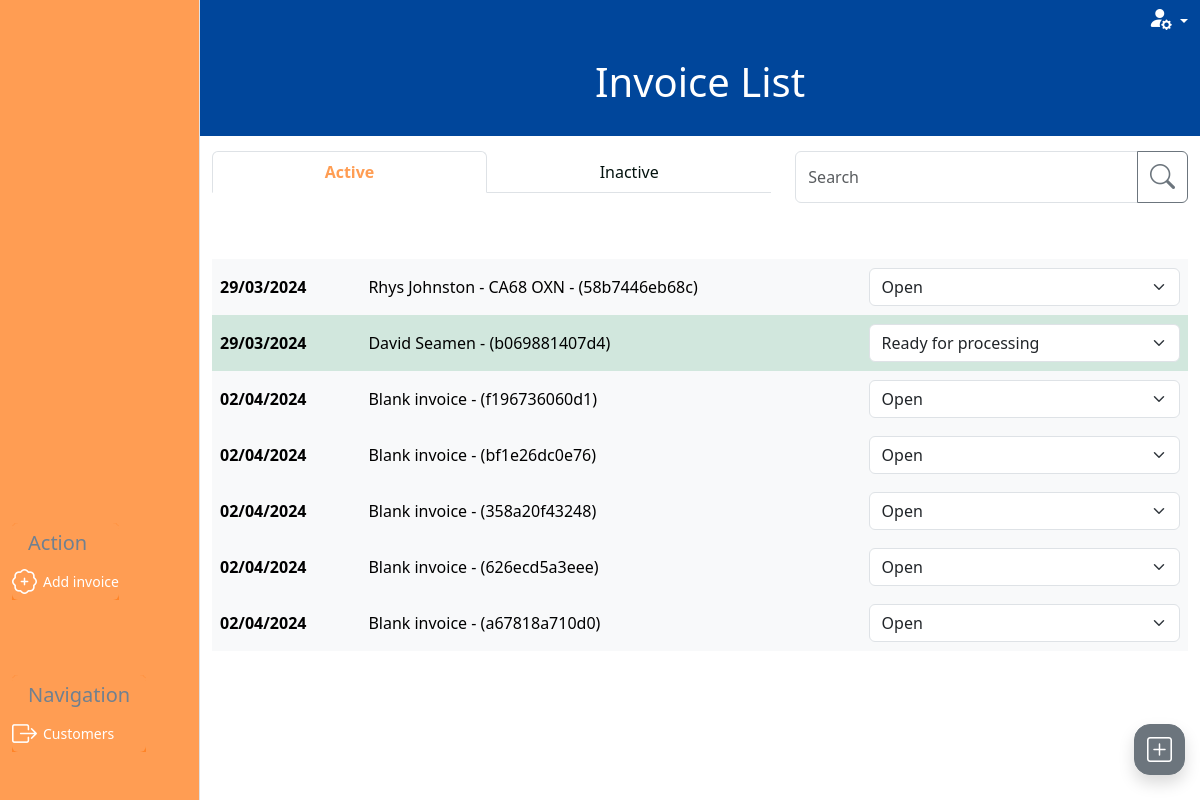
/invoices/invoice_list, run on an earlier commit of the app's database.
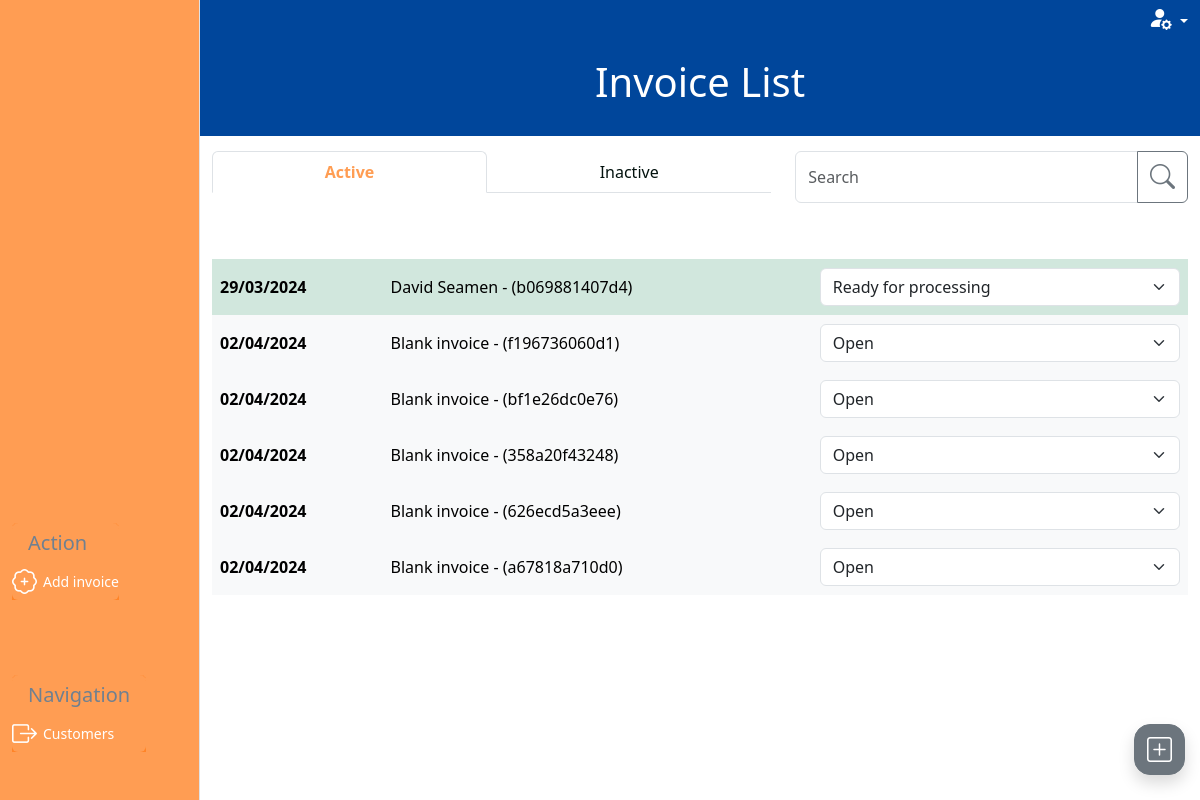
And on a later commit of the database.
### invoice/models.py (models this page shows, shortened)
class Invoice(models.Model):
    class InvoiceStatus(models.IntegerChoices):
        WORK_ON_HOLD = 1, 'Work on hold'
        OPEN = 2, 'Open'
        READY_FOR_PROCESSING = 3, 'Ready for processing'
        READY_FOR_VERIFICATION = 4, 'Ready for verification'
        SENT_TO_CUSTOMER = 5, 'Sent to customer'
        COMPLETE = 6, 'Complete'
    inv_number = models.CharField(
        max_length=10, null=True, editable=False)
    inv_integer = models.PositiveIntegerField(null=True, editable=False)
    customer = models.ForeignKey(
        Customer, on_delete=models.PROTECT, related_name='invoices',
        blank=True, null=True)
    vehicle = models.ForeignKey(
        Vehicle, on_delete=models.PROTECT, related_name='invoices',
        blank=True, null=True)
    date_in = models.DateTimeField(blank=True, null=True)
    mileage = models.PositiveIntegerField(blank=True, null=True)
    status = models.PositiveSmallIntegerField(
        choices=InvoiceStatus.choices, blank=True, null=True)
    active = models.BooleanField(default=True, blank=True, null=True)
    parts_total = models.PositiveIntegerField(blank=True, null=True)
    labour_total = models.PositiveIntegerField(blank=True, null=True)
    subtotal = models.PositiveIntegerField(blank=True, null=True)
    vat_total = models.PositiveIntegerField(blank=True, null=True)
    grand_total = models.PositiveIntegerField(blank=True, null=True)
    slug = models.SlugField(max_length=100, unique=True, blank=False, null=False)
    unique_id = models.CharField(null=True, blank=True, max_length=100)
    def __str__(self):
        if self.inv_integer:
            result = f'{self.customer} - {self.vehicle} - {self.inv_number}'
        elif self.customer and self.vehicle:
            result = f'{self.customer} - {self.vehicle} - ({self.unique_id})'
        elif self.customer or self.vehicle:
            result = f'{self.customer or self.vehicle} - ({self.unique_id})'
        else:
            result = f'Blank invoice - ({self.unique_id})'
        return result

### customer/models.py (models this page shows, shortened)
class Customer(models.Model):
    class CustomerType(models.IntegerChoices):
        TRADE = 1, 'Trade'
        PRIVATE = 2, 'Private'
    class PaymentTerms(models.IntegerChoices):
        PIA = 1, 'Payment in advance'
        NET_7 = 2, '7 days'
        NET_14 = 3, '14 days'
        NET_30 = 4, '30 days'
        NET_60 = 5, '60 days'
    name = models.CharField(max_length=20, blank=False, null=False)
    friendly_name = models.CharField(max_length=10, blank=True, null=True)
    type = models.PositiveSmallIntegerField(
        choices=CustomerType.choices, blank=True, null=True)
    address_line_1 = models.CharField(max_length=27, blank=True, null=True)
    address_line_2 = models.CharField(max_length=27, blank=True, null=True)
    city_region = models.CharField(max_length=27, blank=True, null=True)
    postcode = models.CharField(max_length=10, blank=True, null=True)
    contact_number_primary = models.CharField(max_length=20, blank=True, null=True)
    email = models.CharField(max_length=20, blank=True, null=True)
    payment_terms = models.PositiveSmallIntegerField(
        choices=PaymentTerms.choices, blank=True, null=True)
    active = models.BooleanField(default=True, blank=True, null=True)
    slug = models.SlugField(max_length=100, unique=True, blank=False, null=False)
    def __str__(self):
        return self.name

class Vehicle(models.Model):
    customer = models.ForeignKey(
        Customer, blank=False, null=False, on_delete=models.CASCADE)
    registration = models.CharField(max_length=10, null=False, blank=False)
    make = models.CharField(max_length=27, blank=True, null=True)
    model = models.CharField(max_length=27, blank=True, null=True)
    active = models.BooleanField(default=True, blank=True, null=True)
    slug = models.SlugField(max_length=100, unique=True, blank=False, null=False)
    def __str__(self):
        return self.registration

### invoice/views.py (the view, shortened to what this page needs)
# urls.py: path('invoice_list', views.invoice_list, name='invoice_list'),
def invoice_list(request):
    create_invoice_form = InvoiceForm(initial={'status': 2})
    invoices = Invoice.objects.all()
    query = None
    filter_mapping = {
        'active': [2, 3, 4],
        'pending': [5,],
        'inactive': [1, 6]
    }
    filter = 'active'
    if request.method == 'GET':
        if 'filter' in request.GET:
            filter = request.GET['filter']
            if 'q' in request.GET:
                query = request.GET['q']
                if not query:
                    messages.error(request, 'Nothing entered in search bar.')
                    return redirect(reverse('invoice_list'))
                queries = Q(customer__name__icontains=query) | Q(vehicle__registration__icontains=query)
                invoices = invoices.filter(queries)
    status_to_filter = filter_mapping.get(filter)
    invoices=invoices.filter(status__in=status_to_filter)
    all_status_options = dict(Invoice.InvoiceStatus.choices)
    status_mapping = {
        1: (2,),
        2: (3, 1),
        3: (4, 2),
        4: (5, 3),
        5: (6, 4,)
    }
    class_mapping = {
        1: 'table-secondary',
        3: 'table-success',
        4: 'table-warning'
    }
    for invoice in invoices:
        available_status_options = status_mapping.get(invoice.status, {})
        invoice.available_status_options = extract_options(all_status_options, *available_status_options)
    context = {
        'create_invoice_form': create_invoice_form,
        'invoices': invoices,
        'search_term': query,
        'filter_status': filter,
        'table_class_dict': class_mapping
    }
    return render(request, 'invoice/invoice_list.html', context)

### invoice/context_processors.py (called while the page is built)
def user_creds(request):
    return {
        'Mechanic': request.user.groups.filter(name='Mechanic').exists(),
        'Accounts': request.user.groups.filter(name='Accounts').exists(),
        'Foreman': request.user.groups.filter(name='Foreman').exists(),
    }

### invoice/forms.py (called while the page is built)
def add_or_edit_button(slug):
    if slug:
        text = 'Edit'
    else:
        text = 'Create'
    return text

def add_or_edit_path(slug, type):
    if slug:
        path = reverse('edit_'+type, args=[slug])
    else:
        path = reverse('create_'+type)
    return path

def add_or_edit_modal(slug, type, layout):
    if slug:
        layout
    else:
        layout = Modal(
            layout,
            css_id=type+"_modal",
            title="Add "+type.capitalize(),
            css_class="modal-lg h-100 overflow-y-auto"
        )
    return  layout

### invoice/templatetags/custom_tags.py (called while the page is built)
@register.filter
def get_class(value, arg):
    return arg.get(value, 'table-light')

@register.filter
def date_uk(value):
    return formats.date_format(value, "d/m/Y")

### invoice/views.py (called while the page is built)
def extract_options(status_options, *keys_to_keep):
    return {key: status_options[key] for key in keys_to_keep}

### invoice/templates/invoice/invoice_list.html (shortened to what this page needs)
{% extends "base_dashboard.html" %}
{% load static %}
{% load crispy_forms_tags %}
{% load custom_tags %}
{% block css %}
{{ block.super }}
<link rel="stylesheet" href="{% static 'invoice/css/invoice.css' %}">
{% endblock %}
{% block page_heading %}Invoice List{% endblock %}
{% block side_menu_action_items %}
<a type="button" data-bs-toggle="modal" data-bs-target="#invoice_modal" class="btn side-menu-link text-white"><i
        class="bi bi-patch-plus"></i> <span>Add invoice</span></a>
{% endblock side_menu_action_items %}
{% block side_menu_nav_items %}
<a href="{% url 'customer_list' %}" class="btn side-menu-link text-white"><i
        class="bi bi-box-arrow-right"></i><span>Customers</span></a>
{% endblock side_menu_nav_items %}
{% block filter_search %}
<div class="col-7 d-none d-lg-block mb-4">
    <ul class="nav nav-tabs nav-fill" role="navigation">
        <li class="nav-item">
            <a class="nav-link {% if filter_status == 'active' %}active" aria-current="page" {% else %}" {% endif %}
            href="{% url 'invoice_list' %}">Active</a>
        </li>
        <li class="nav-item">
            <a class="nav-link {% if filter_status == 'inactive' %}active" aria-current="page" {% else %}" {% endif %}
            href="{% url 'invoice_list' %}?filter=inactive">Inactive</a>
        </li>
    </ul>
</div>
<div class="col-lg-5 d-none d-lg-block ">
    <form action="{% url 'invoice_list' %}" method="GET">
        {% include 'includes/searchbar.html' %}
    </form>
</div>
{% endblock %}
{% block dashboard_content %}
<table class="table table-hover align-middle invoice-list-table">
    <tbody>
        {% if invoices %}
        {% for invoice in invoices %}
        {% with status=invoice.status %}
        {% if status == 1 and Mechanic or status == 3 and Mechanic %}
        {% elif status == 4 and not Accounts %}
        {% else %}
        <tr class="{{ invoice.status|get_class:table_class_dict }}">
            <th scope="row " class="d-none d-lg-table-cell">
                <a href="{% url 'invoice_summary' invoice.slug %}">{{invoice.date_in|date_uk}}</a>
            </th>
            <td class="d-none d-lg-table-cell">
                <a href="{% url 'invoice_summary' invoice.slug %}">{{invoice}}</a>
            </td>
            <td>
                <form action="{% url 'invoice_list' %}" method="POST" id="invoice_change_status_{{invoice.pk}}">
                    <select class="form-select" aria-label="Default select example" onchange="submitForm(this)"
                        name="status">
                        <option selected disabled>{{invoice.get_status_display}}</option>
                    </select>
                </form>
            </td>
        </tr>
        {% endif %}
        {% endwith %}
        {% endfor %}
        {% else %}
        <div class="text-center">
            <h5>No results</h5>
        </div>
        {% endif %}
    </tbody>
</table>
{% endblock %}

What changed in the data, as far as the page shows it:
no longer on this page (row edited): Invoice: date_in "29/03/2024", inv_integer+customer+vehicle "Rhys Johnston - CA68 OXN - (58b7446eb68c)", status "Open"
